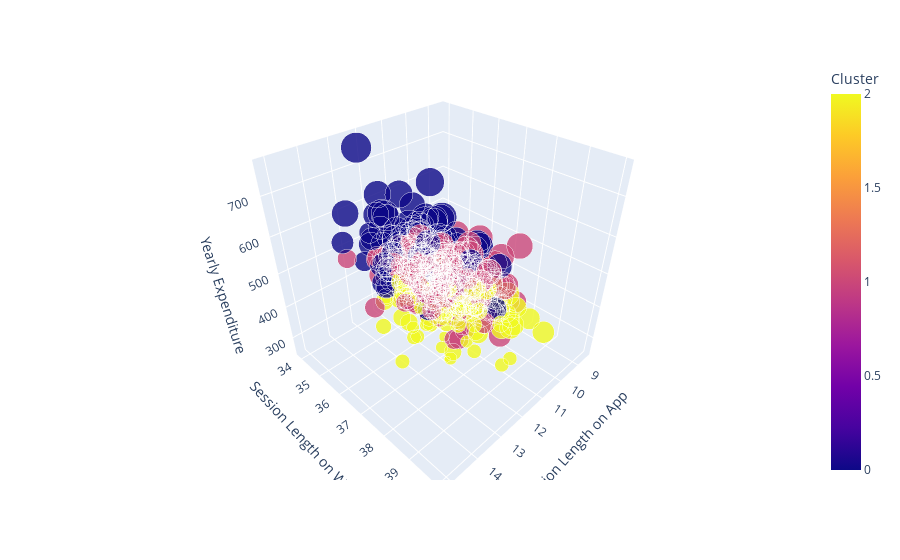

This figure's notebook cell:
### Code cell
fig = px.scatter_3d(data_with_clusters, x = 'Session Length on App', y='Session Length on Website', z='Yearly Expenditure',
              color='Cluster', opacity = 0.8, size='Duration of Subscription in Years', size_max=30)
fig.show()

### Figure 1 — Plotly figure (JSON) as saved in the notebook; plotly's stock layout.template omitted (floating-point values rounded to 4 significant figures; data arrays with more than 128 entries replaced by an {"elided": "..."} marker saying what was removed)
{"data": [{"hovertemplate": "Session Length on App=%{x}<br>Session Length on Website=%{y}<br>Yearly Expenditure=%{z}<br>Duration of Subscription in Years=%{marker.size}<br>Cluster=%{marker.color}<extra></extra>", "legendgroup": "", "marker": {"color": {"elided": "500 int values"}, "coloraxis": "coloraxis", "opacity": 0.8, "size": {"elided": "500 float values"}, "sizemode": "area", "sizeref": 0.007692, "symbol": "circle"}, "mode": "markers", "name": "", "scene": "scene", "showlegend": false, "type": "scatter3d", "x": {"elided": "500 float values"}, "y": {"elided": "500 float values"}, "z": {"elided": "500 float values"}}], "layout": {"coloraxis": {"colorbar": {"title": {"text": "Cluster"}}, "colorscale": [[0, "#0d0887"], [0.1111, "#46039f"], [0.2222, "#7201a8"], [0.3333, "#9c179e"], [0.4444, "#bd3786"], [0.5556, "#d8576b"], [0.6667, "#ed7953"], [0.7778, "#fb9f3a"], [0.8889, "#fdca26"], [1, "#f0f921"]]}, "legend": {"itemsizing": "constant", "tracegroupgap": 0}, "margin": {"t": 60}, "scene": {"domain": {"x": [0, 1], "y": [0, 1]}, "xaxis": {"title": {"text": "Session Length on App"}}, "yaxis": {"title": {"text": "Session Length on Website"}}, "zaxis": {"title": {"text": "Yearly Expenditure"}}}}}
